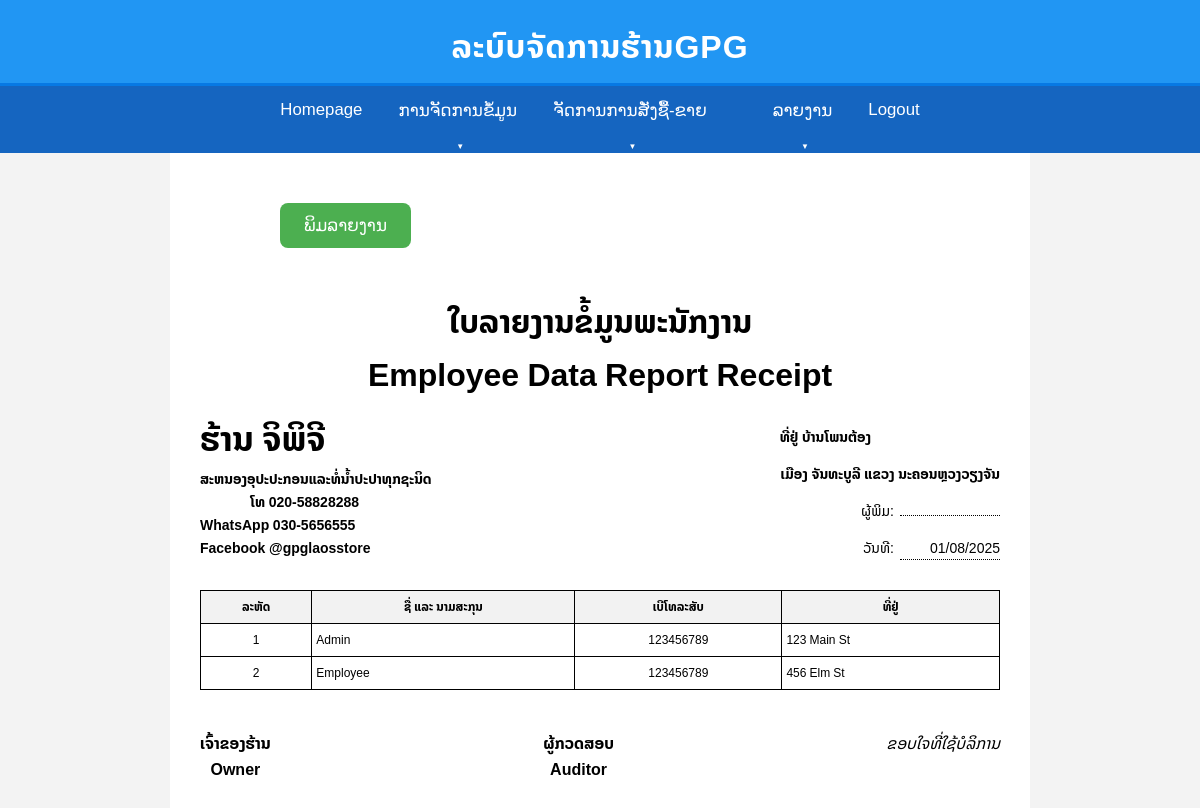
Page /staff_report.php on the committed database.
### tables this page shows
CREATE TABLE Employee (
    emp_id INT AUTO_INCREMENT PRIMARY KEY,
    emp_name VARCHAR(255) NOT NULL,
    tel VARCHAR(20),
    password VARCHAR(255) NOT NULL,
    email VARCHAR(255) UNIQUE,
    address TEXT,
    role ENUM('admin', 'employee') NOT NULL DEFAULT 'employee'
);

### staff_report.php (the view, shortened to what this page needs)
<?php
require_once 'db/connection.php';
$employees = [];
$sql = "SELECT emp_id, emp_name, tel, address FROM Employee ORDER BY emp_id ASC";
$result = $conn->query($sql);
if ($result->num_rows > 0) {
    $employees = $result->fetch_all(MYSQLI_ASSOC);
}
?>
<!DOCTYPE html>
<html lang="lo">
<head>
    <link rel="stylesheet" href="assets/css/style.css">
</head>
<body>
<?php include 'includes/navbar.php'; ?>
<div class="receipt-container">
    <div class="container no-print" style="text-align:left;margin-top:20px;">
        <button class="Print-btn" onclick="window.print();">ພິມລາຍງານ</button>
    </div>
    <h2 class="receipt-title">ໃບລາຍງານຂໍ້ມູນພະນັກງານ<br>Employee Data Report Receipt</h2>
    <div class="receipt-header">
        <div class="store-info">
            <h3>ຮ້ານ ຈິພິຈີ</h3>
            <p style="font-weight:bold;">ສະຫນອງອຸປະປະກອນແລະທໍ່ນໍ້າປະປາທຸກຊະນິດ<br>
            <p style="font-weight:bold; margin-left:50px;">ໂທ 020-58828288</p>
            <p style="font-weight:bold;">WhatsApp 030-5656555<br>Facebook @gpglaosstore</p>
        </div>
        <div class="right-info">
            <p style="font-weight:bold; margin-right:129px;">ທີ່ຢູ່ ບ້ານໂພນຕ້ອງ</p>
            <p style="font-weight:bold;">ເມືອງ ຈັນທະບູລີ ແຂວງ ນະຄອນຫຼວງວຽງຈັນ</p>
            <p>ຜູ້ພິມ:<span class="dotted"><?php echo htmlspecialchars($_SESSION['user_name'] ?? ''); ?></span></p>
            <p>ວັນທີ:<span class="dotted"><?php echo date('d/m/Y'); ?></span></p>
        </div>
    </div>
    <table class="receipt-table">
        <thead>
            <tr>
                <th>ລະຫັດ</th>
                <th>ຊື່ ແລະ ນາມສະກຸນ</th>
                <th>ເບີໂທລະສັບ</th>
                <th>ທີ່ຢູ່</th>
            </tr>
        </thead>
        <tbody>
            <?php
            if (!empty($employees)):
                foreach ($employees as $employee):
            ?>
                <tr>
                    <td><?php echo htmlspecialchars($employee['emp_id']); ?></td>
                    <td class="text-left"><?php echo htmlspecialchars($employee['emp_name']); ?></td>
                    <td><?php echo htmlspecialchars($employee['tel']); ?></td>
                    <td class="text-left"><?php echo htmlspecialchars($employee['address']); ?></td>
                </tr>
            <?php
                endforeach;
            else:
            ?>
                <tr>
                    <td colspan="4">ບໍ່ມີຂໍ້ມູນພະນັກງານ.</td>
                </tr>
            <?php endif; ?>
        </tbody>
    </table>
    <div class="receipt-footer">
        <div style="text-align:center; font-weight:bold;">
            <p>ເຈົ້າຂອງຮ້ານ<br>Owner</p>
        </div>
        <div style="text-align:center; font-weight:bold;">
            <p>ຜູ້ກວດສອບ<br>Auditor</p>
        </div>
        <div style="text-align:center;">
            <p style="text-align:right;font-style:italic;">ຂອບໃຈທີ່ໃຊ້ບໍລິການ</p>
        </div>
    </div>
</div>
</body>
</html>

### assets/css/style.css (style rules this page uses)
body { font-family: Arial, sans-serif; background-color: #f4f4f4; margin: 0; padding: 0; }
body { background: #f3f3f3; }
.container { width: 80%; margin: auto; overflow: hidden; padding: 20px 0; }
table { width: 100%; border-collapse: collapse; }
th, td { border: 1px solid #ddd; padding: 8px; text-align: left; }
th { background-color: #f2f2f2; }

### staff_report.php (style rules this page uses)
.receipt-container { max-width: 800px; margin: 0 auto; background: #fff; padding: 10px 30px; font-family: 'Noto Sans Lao', sans-serif; }
.receipt-title { text-align: center; font-size: 32px; font-weight: 700; margin-bottom: 4px; }
.receipt-header { display: flex; justify-content: space-between; margin-top: 10px; }
.receipt-header h3 { font-size: 34px; font-weight: 700; margin: 0; }
.store-info p { margin:0;font-size:14px; }
.right-info { text-align:right; font-size:14px; }
.dotted { display:inline-block;min-width:100px;border-bottom:1px dotted #000;margin-left:6px; }
.receipt-table, .receipt-table th, .receipt-table td { border: 1px solid #000; border-collapse: collapse; }
.receipt-table { width: 100%; margin-top: 16px; }
.receipt-table th, .receipt-table td { padding: 6px 4px; text-align: center; font-size: 12px; }
.receipt-table td.text-left { text-align: left; }
.receipt-footer { margin-top: 24px; display: flex; justify-content: space-between; }
.Print-btn { background: #4caf50; color: #fff; border: none; border-radius: 8px; padding: 12px 24px; font-size: 1.05rem; cursor: pointer; transition: background 0.2s; }

### rows in the picture
employee: emp_id "1", emp_name "Admin", tel "123456789", address "123 Main St"
employee: emp_id "2", emp_name "Employee", tel "123456789", address "456 Elm St"
